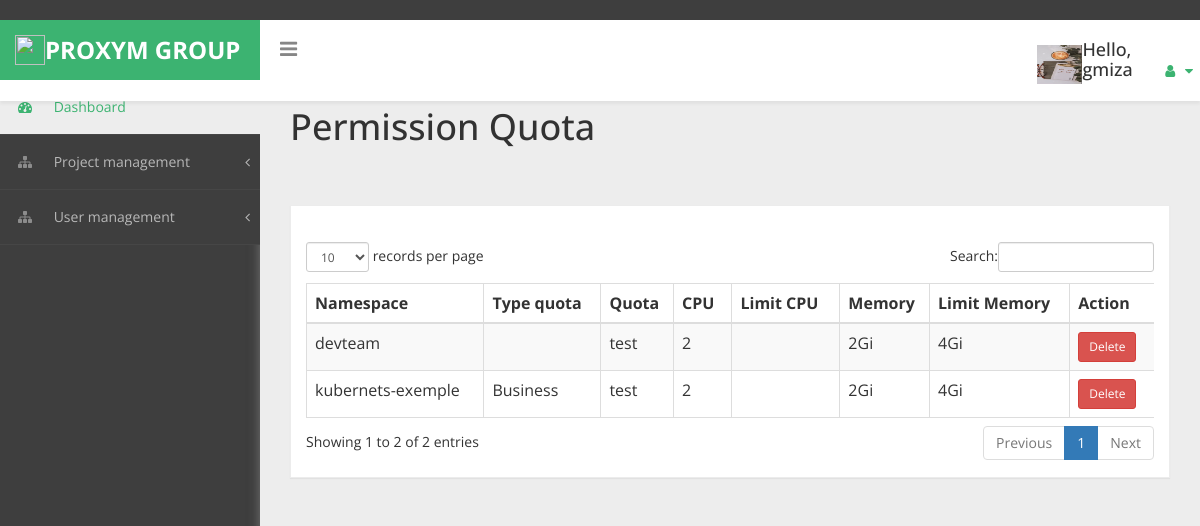
The app's page /Quota_management/ (signed in) with its own data.
### users/models.py (models this page shows, shortened)
class Profile(models.Model):
    user = models.OneToOneField(User, on_delete=models.CASCADE,unique=True, primary_key=True, default=None)
    image = models.ImageField(default='default.jpg', upload_to='profile_pics')

### blog/models.py (models this page shows)
class Quota(models.Model):
    quota = models.CharField(max_length=100,blank=True)
    CPU = models.CharField(max_length=100,blank=True)
    Memory = models.CharField(max_length=100,blank=True)
    Limit_cpu = models.CharField(max_length=100,blank=True)
    Limit_memory = models.CharField(max_length=100,blank=True)
    QUOTA = (
                ('Business', 'Business'),
                ('Mobile', 'Mobile'),
                ('Ess', 'Ess'),
                )
    choice_quota = models.CharField(max_length=200, choices=QUOTA,blank=True)
    namespace = models.ForeignKey(Kubernets, on_delete=models.PROTECT ,verbose_name=u"Namespaces", blank=True)

class Kubernets(models.Model):
    create_by = models.ForeignKey(User, null=True, related_name="author",on_delete=models.SET_NULL)
    project_description = models.TextField()
    Name = models.CharField(max_length=100)
    date_posted = models.DateTimeField(default=timezone.now,null=True, blank=True)
    STATUS = (
                ('Pending', 'Pending'),
                ('Active', 'Active'),
                ('Deactivate', 'Deactivate'),
                )
    status = models.CharField(max_length=200, null=True, choices=STATUS)
    def __str__(self):
     return self.Name

### blog/views.py (the view)
# urls.py: path('Quota_management/', QuotaDetailView.as_view(), name='detail-quota'),
class QuotaDetailView(ListView):
    model=  Quota
    template_name = 'blog/detail_quota.html'

### blog/templates/blog/detail_quota.html (shortened to what this page needs)
{% include "blog/index.html" %}
{% load static %}
{% block content %}
{% load crispy_forms_tags %}
    <html>
    <head>
        <link href="{% static 'blog/dataTables.bootstrap.css'%}" rel="stylesheet" />
  </head>
<body>
  <div id="page-wrapper" >
    <div class="header">
          <h1 class="page-header">
                 Permission Quota<small></small>
                      </h1>
		</div>
  <div id="page-inner">
    <div class="row">
        <div class="col-md-12">
            <div class="panel panel-default">
                <div class="panel-heading">
                </div>
                <div class="panel-body">
                    <div class="table-responsive">
                      <div class="button">
                        <table class="table table-striped table-bordered table-hover" id="dataTables-example" >
                            <thead>
                  <tr>
                    <th>Namespace</th>
                    <th>Type quota</th>
                    <th >Quota</th>
                    <th >CPU</th>
                    <th >Limit CPU</th>
                    <th >Memory</th>
                    <th >Limit Memory</th>
                    <th>Action</th>
                   </tr>
              </thead>
    <tbody>
      {% for post in object_list %}
      <tr>
            <td scope="col">{{ post.namespace}}</td>
            <td scope="col">{{ post.choice_quota}}</td>
            <td scope="col"> {{ post.quota}}</td>
            <td scope="col"> {{ post.CPU}}</td>
            <td scope="col"> {{ post.limit_cpu}}</td>
            <td scope="col"> {{ post.Memory}}</td>
            <td scope="col"> {{ post.Limit_memory}}</td>
    {% if user.is_authenticated %}
    <td><a class="btn btn-sm btn-danger" href ="{% url 'quota-delete' post.id %}">Delete</a></td>
    {%endif%}
  </tr>
  {% endfor %}
  </tbody>
  </table>
</div>
 </div>
 </div>
 </div>
 </div>
</div>
</div>
</body>
</html>
{% endblock content %}

### blog/templates/blog/index.html (shortened to what this page needs)
﻿{% load static %}
<!DOCTYPE html>
<html xmlns="http://www.w3.org/1999/xhtml">
<head>
    <link href="{% static 'blog/bootstrap.css'%}" rel="stylesheet" />
    <link href= "{% static 'blog/font-awesome.css'%}" rel="stylesheet" />
    <link href="{% static 'blog/morris-0.4.3.min.css'%}" rel="stylesheet" />
    <link href="{% static 'blog/custom-styles.css'%}" rel="stylesheet" />
    <link rel="stylesheet" href="{% static 'blog/cssCharts.css'%}">
    <link rel="stylesheet" href="https://cdnjs.cloudflare.com/ajax/libs/font-awesome/4.7.0/css/font-awesome.min.css">
</head>
<body>
    <div id="wrapper">
        <nav class="navbar navbar-default top-navbar" role="navigation">
            <div class="navbar-header">
                <a class="navbar-brand mr-4" style="background-color: #3CB371;" href="{% url 'blog-home' %}"><img src ="{% static 'image/icon.png' %}" style="float:left; position:relative;width:30px;height:30px;background-color: #3CB371;"> PROXYM GROUP</a>
		<div id="sideNav">
        <i class="fa fa-bars icon"></i>
		</div>
            </div>
            <ul class="nav navbar-top-links navbar-right">
                <li class="dropdown">
                         <img style="float:left; position:relative;
                        margin-top:25px;padding-left:-10px;" width="45" height="40" src="{{ user.profile.image.url }}">
                    <span class="hello-msg"><h4></span>Hello, {{request.user}}</h4>
                    <li class="dropdown">
                        <a class="dropdown-toggle" data-toggle="dropdown"  href="{% url 'profile' %}" >
                            <i class="fa fa-user fa-fw"></i> <i class="fa fa-caret-down"></i>
                        </li>
                        </nav>
                        </div>
        <nav class="navbar-default navbar-side" role="navigation">
            <div class="sidebar-collapse">
                <ul class="nav" id="main-menu">
                    <li>
                        <a class="active-menu" href="{% url 'blog-index' %}"><i class="fa fa-dashboard"></i> Dashboard</a>
                    </li>
                    <li>
                        {% if user.is_authenticated %}
                        <a href="#"><i class="fa fa-sitemap"></i> Project management<span class="fa arrow"></span></a>
                        </li>
                        <li>
                            <a href="#"><i class="fa fa-sitemap"></i> User management<span class="fa arrow"></span></a>
                                {% else %}
                                <li>  <a class="nav-item nav-link" href="{% url 'login' %}"><i class="fa fa-fw fa-user"></i>Login</a></li>
                                </ul>
                                {% endif %}
                            </li>
                          </ul></div></nav>
</body>
</html>

### blog/static/blog/custom-styles.css (style rules this page uses)
body { font-family: 'Open Sans', sans-serif; background: #3E3E3E; }
#wrapper { width: 100%; }
#page-wrapper { padding: 15px 15px; min-height: 600px; background: #EDEDED; }
#page-inner { width:100%; margin:10px 20px 10px 0px; background-color:transparent; padding: 15px 30px; min-height:1200px; }
h1, .h1, h2, .h2, h3, .h3 { margin-top: 7px; margin-bottom: -5px; }
h4 { padding-top:10px; }
.navbar-side { z-index: 0; }
.panel { border-radius:0px; }
.navbar-side .nav > li > a > i { color: #8C8C8C;padding: 8px;width: 30px;text-align: center; }
.top-navbar { position: fixed; width: 100%; z-index: 300; -webkit-box-shadow: 0 3px 3px rgba(0, 0, 0, 0.05); -moz-box-shadow: 0 3px 3px rgba(0, 0, 0, 0.05); box-shadow: 0 3px 3px rgba(0, 0, 0, 0.05); }
.navbar-side { z-index: 1; position: fixed; width: 260px; top: 80px; }
#page-wrapper { position: relative; top: 55px; box-shadow: 0 0 10px #757575; -moz-box-shadow: 0 0 10px #757575; -webkit-box-shadow: 0 0 10px #757575; }
.dropdown-menu>li>a { display: block; padding: 3px 20px; clear: both; font-weight: 400; line-height: 1.42857143; color: #333; white-space: nowrap; font-size: 13px; }
.page-header { margin: 0;border-bottom: 1px solid transparent;text-align: left;background-color: rgb(237, 237, 237);padding: 32px 22px 32px 0;color: #323232; }
.panel-default { border-color: #ECECEC; }
.panel-default > .panel-heading { color: #555; border-color: #FFF; font-weight:bold;background: #FFFFFF; font-size: 16px; text-shadow: none; }
.panel-heading { border-bottom: 1px solid transparent; border-top-left-radius: 3px; border-top-right-radius: 3px; }
.header { margin: 0 30px; }
i.fa.fa-bars { font-size: 20px; margin: 12px 0 0; }
.top-navbar { margin:0px; }
.top-navbar .navbar-brand { color: #fff;width: 260px;text-align: left;height: 60px;font-size: 24px;font-weight: 700;line-height: 30px;background: #3CB371; }
.top-navbar .nav > li { position: relative; display: inline-block; margin: 0px; padding: 0px; }
.top-navbar .nav > li > a { position: relative; display: block; padding: 20px;color: #FFFFFF; margin: 0px; }
.active-menu, .active-menu i { background-color: #EDEDED !important; color: #3CB371 !important; }
.active-menu i { color: #3CB371 !important; }
.arrow { float: right; margin-top: 8px; }
.fa.arrow:before { content: "\f104"; }
.sidebar-collapse , .sidebar-collapse .nav { background:none; }
.sidebar-collapse .nav { padding:0; }
.sidebar-collapse .nav > li > a { color: #B8B8B8; background:transparent; text-shadow:none; font-size: 14px; }
.sidebar-collapse > .nav > li > a { padding: 12px 10px; }
.sidebar-collapse > .nav > li { border-bottom: 1px solid rgba(107, 108, 109, 0.19); }
.navbar-side { border:none; background: #3E3E3E; }
.top-navbar { background: #FFFFFF; border-bottom:none; }
.top-navbar .nav > li > a > i { margin-right: 2px; }
.navbar-default { border:0px solid black; }
.navbar-header { background: transparent; }
.nav > li > a > i { margin-right:10px; color: #3CB371; }
#sideNav { float: left; left: 0; z-index: 3; color: #868686; cursor:pointer; border-radius: 0; width: 14px; font-size: 48px; line-height: 0; margin: 7px 0 0 20px; }
@media (min-width:768px) { #page-wrapper { margin: 0 0 0 260px; padding: 0; min-height: 1200px; } }
@media (min-width:768px) { .navbar-side { width: 260px; z-index: 1; } }
@media (min-width:768px) { .navbar { border-radius: 0px; } }

### records on screen
Quota: namespace "kubernets-exemple", choice_quota "Business", quota "test", CPU "2", Memory "2Gi", Limit_memory "4Gi"
Quota: namespace "devteam", quota "test", CPU "2", Memory "2Gi", Limit_memory "4Gi"

### other values on screen
{{ request.user }} "gmiza"
